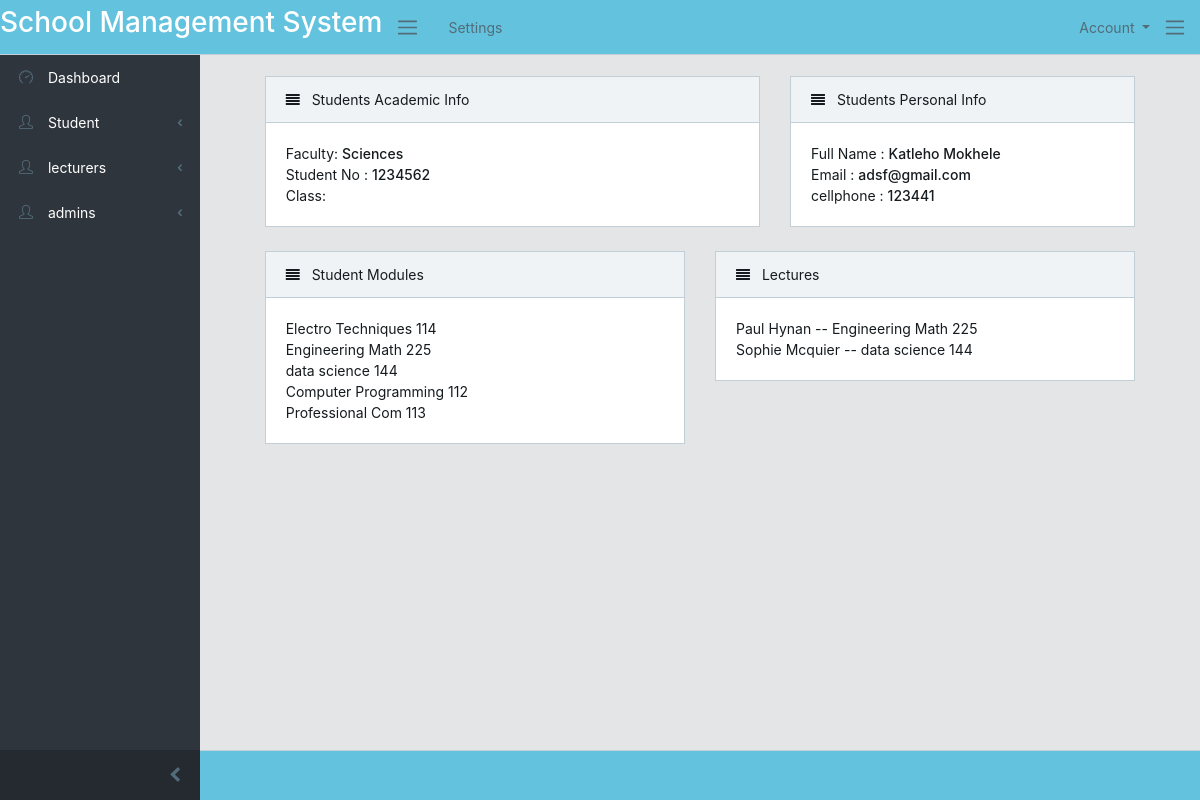
The app's page /students/1/ with its own data.
### students/models.py (models this page shows, shortened)
class StudentInfo(models.Model):
    name = models.OneToOneField(User, on_delete=models.CASCADE ,default=1 )
    full_name = models.CharField(max_length=100 ,null=True,blank=True )
    student_number = models.CharField(max_length=50, unique=True,null=True,blank=True)
    student_email = models.EmailField(null=True,blank=True)
    student_cellphone = models.CharField(max_length=100 ,null=True,blank=True )
    faculty_choice = (
        ("Education", "Education"),
        ("Enginnering", "Enginnering"),
         ("Law", "Law"),
          ("Humanities", "Humanities"),
           ("Arts", "Arts"),
            ("Sciences", "Sciences"),
            ("Health Science", "Health Sciences")
    )
    Faculty = models.CharField( choices=faculty_choice, max_length=100 ,null=True,blank=True )
    gender_choice = (
        ("male", "Male"),
        ("Female", "Female"),
    )
    gender = models.CharField(choices=gender_choice, max_length=10)
    modules = models.ManyToManyField(StudentModules,related_name="modules", blank=True)
    student_image = models.ImageField(blank=True  ,null=True)
    approved = models.BooleanField(default=False)

class StudentModules(models.Model):
    module_name = models.CharField(max_length=80 , null=True , blank=True)
    module_description = models.CharField(max_length=200 , null=True , blank=True)
    def __str__(self):
        return self.module_name

### lecturers/models.py (models this page shows, shortened)
class TeacherInfo(models.Model):
    name = models.OneToOneField(User, on_delete=models.CASCADE ,default=1 )
    full_name = models.CharField(max_length=100 ,null=True,blank=True )
    teacher_email = models.EmailField(unique=True ,null=True,blank=True)
    teacher_cellphone = models.CharField(max_length=100 ,null=True,blank=True )
    gender_choice = (
        ("male", "Male"),
        ("Female", "Female"),
    )
    gender = models.CharField(choices=gender_choice, max_length=10)
    faculty_choice = (
        ("Education", "Education"),
        ("Enginnering", "Enginnering"),
         ("Law", "Law"),
          ("Humanities", "Humanities"),
           ("Arts", "Arts"),
            ("Sciences", "Sciences"),
            ("Health Science", "Health Sciences")
    )
    module = models.ForeignKey("students.StudentModules", on_delete=models.SET_NULL , null=True , related_name="teacher_modules")
    Faculty = models.CharField( choices=faculty_choice, max_length=100 ,null=True,blank=True )
    lecturer_image = models.ImageField(blank=True  ,null=True)
    approved = models.BooleanField(default=False)

### students/views.py (the view)
# urls.py: path('<int:student_id>/', views.single_student, name='single_student'),
def single_student(request, student_id):
    single_student = get_object_or_404(StudentInfo, pk=student_id)
    context = { "single_student": single_student, }
    return render(request, "students/student_details.html", context)

### templates/students/student_details.html (shortened to what this page needs)
{% extends 'base/base.html' %}
{% load static %}
{% block content %}
<div class="container-fluid" style="width: 99%;">
<br>
<div class="row">
    <div class="col-lg-7">
        <div class="card">
            <div class="card-header">
                 <i class="fa fa-align-justify"></i> Students Academic Info
            </div>
            <div class="card-body">
                <tbody>
                    <tr>
                        <td>Faculty: <span style="font-weight: 500;">  {{ single_student.Faculty }} </span> </td>
                        <br>
                        <td>Student No : <span style="font-weight: 500;"> {{ single_student.student_number}} </span> </td>
                        <br>
                        <td>Class: </td>
                    </tr>
                </tbody>
            </div>
        </div>
    </div>
    <div class="col-lg-5">
        <div class="card">
            <div class="card-header">
                 <i class="fa fa-align-justify"></i> Students Personal Info
            </div>
            <div class="card-body">
                <div> Full Name : <span style="font-weight: 500;"> {{ single_student.full_name }} </span> </div>
                <div> Email : <span style="font-weight: 500;">  {{ single_student.student_email }}</span> </div>
                <div> cellphone : <span style="font-weight: 500;">  {{ single_student.student_cellphone }}</span> </div>
            </div>
        </div>
    </div>
</div>
<div class="row">
    <div class="col-lg-6">
        <div class="card">
            <div class="card-header">
                 <i class="fa fa-align-justify"></i> Student Modules
            </div>
            <div class="card-body">
                <tbody>
                    <tr>
                        {% for i in single_student.modules.all %}
                        <td>{{i}}</td>
                        <br>
                        {% empty %}
                            Admin Has not assigned Modules Yet
                        {% endfor %}
                    </tr>
                </tbody>
            </div>
        </div>
    </div>
    <div class="col-lg-6">
        <div class="card">
            <div class="card-header">
                 <i class="fa fa-align-justify"></i> Lectures
            </div>
            <div class="card-body">
                <tbody>
                    <tr>
                        {% for i in single_student.modules.all %}
                            {% with i.teacher_modules.all as lecturers %}
                                {% for lecturer in lecturers %}
                                    <td style="font-weight: 500;">  {{ lecturer.full_name }} -- {{lecturer.module.module_name}} </td>
                                    <br>
                                {% endfor %}
                            {% endwith %}
                        {% endfor %}
                    </tr>
                </tbody>
            </div>
        </div>
    </div>
</div>
</div>
{% endblock %}

### templates/base/base.html (shortened to what this page needs)
<!DOCTYPE html>
<html lang="en">
{% include 'base/header.html' %}
<body class="app header-fixed sidebar-fixed aside-menu-fixed aside-menu-hidden">
{% include 'base/navbar.html' %}
<div class="app-body">
    {% include 'base/sidebar.html' %}
    <main class="main">
        <div class="container-fluid">
            <div class="animated fadeIn">
                {% block content %}
                {% endblock %}
            </div>
        </div>
    </main>
</div>
{% include 'base/footer.html' %}
</body>
</html>

### templates/base/header.html (shortened to what this page needs)
{% load static %}
<head>
    <link href="{% static 'dist/vendors/css/font-awesome.min.css' %}" rel="stylesheet">
    <link href="{% static 'dist/vendors/css/simple-line-icons.min.css' %}" rel="stylesheet">
    <link href="{% static 'dist/css/style.css' %}" rel="stylesheet">
</head>

### templates/base/navbar.html (shortened to what this page needs)
{% load static %}
<header class="app-header navbar bg-info">
    <h2>School Management System</h2>
    <button class="navbar-toggler sidebar-toggler d-md-down-none" type="button">
        <span class="navbar-toggler-icon"></span>
    </button>
    <ul class="nav navbar-nav d-md-down-none">
        <li class="nav-item px-3">
            <a class="nav-link" href="#">Settings</a>
        </li>
    </ul>
    <ul class="nav navbar-nav ml-auto">
        <li class="nav-item dropdown">
            <a class="nav-link dropdown-toggle nav-link" data-toggle="dropdown" href="#" role="button"
               aria-haspopup="true" aria-expanded="false"> Account
            </a>
        </li>
    </ul>
    <button class="navbar-toggler aside-menu-toggler" type="button">
        <span class="navbar-toggler-icon"></span>
    </button>
</header>

### templates/base/sidebar.html (shortened to what this page needs)
{% load static %}
<div class="sidebar" style="background-color: #2e353d">
    <nav class="sidebar-nav">
        <ul class="nav">
            <li class="nav-item">
                <a class="nav-link" href="{% url 'home' %}"><i class="icon-speedometer"></i> Dashboard</a>
            </li>
            {% if logged_in_as_student in students %}
            <li class="nav-item nav-dropdown">
                    <li class="nav-item">
                        <a class="nav-link" href="#">
                            <i class="nav-icon icon-puzzle"></i> Edit Profile</a>
                    </li>
                    <li class="nav-item">
                        <a class="nav-link" href="{% url 'students:attendance_count' %}">
                            <i class="nav-icon icon-puzzle"></i> Attendance</a>
                    </li>
            </li>
            <div class=" d-none ">
                    <li class="nav-item nav-dropdown">
                        <a class="nav-link nav-dropdown-toggle" href="#">
                            <i class="nav-icon icon-user"></i> Student</a>
                        <ul class="nav-dropdown-items">
                            <li class="nav-item">
                                <a class="nav-link" href="{% url 'students:student_list' %}">
                                    <i class="nav-icon icon-puzzle"></i> Student List</a>
                            </li>
                            <li class="nav-item">
                                <a class="nav-link" href="{% url 'students:attendance_count' %}">
                                    <i class="nav-icon icon-puzzle"></i> Attendance</a>
                            </li>
                            <li class="nav-item">
                                <a class="nav-link" href="{% url 'students:student_regi' %}">
                                    <i class="nav-icon icon-puzzle"></i> Registration</a>
                            </li>
                        </ul>
                    </li>
                    <li class="nav-item nav-dropdown">
                        <a class="nav-link nav-dropdown-toggle" href="#">
                            <i class="nav-icon icon-user"></i> lecturers</a>
                        <ul class="nav-dropdown-items">
                            <li class="nav-item">
                                <a class="nav-link" href="{% url 'lecturers:teacher_list' %}">
                                    <i class="nav-icon icon-puzzle"></i> Teacher List</a>
                            </li>
                            <li class="nav-item">
                                <a class="nav-link" href="{% url 'lecturers:create_teacher' %}">
                                    <i class="nav-icon icon-puzzle"></i> Create New Teacher</a>
                            </li>
                        </ul>
                    </li>
                        </div>
                    {% else %}
                    <li class="nav-item nav-dropdown">
                        <a class="nav-link nav-dropdown-toggle" href="#">
                            <i class="nav-icon icon-user"></i> Student</a>
                    </li>
                    <li class="nav-item nav-dropdown">
                        <a class="nav-link nav-dropdown-toggle" href="#">
                            <i class="nav-icon icon-user"></i> lecturers</a>
                    </li>
                    <li class="nav-item nav-dropdown">
                        <a class="nav-link nav-dropdown-toggle" href="#">
                            <i class="nav-icon icon-user"></i> admins</a>
                    </li>
            {% endif %}
        </ul>
    </nav>
    <button class="sidebar-minimizer brand-minimizer" type="button"></button>
</div>

### templates/base/asidebar.html (shortened to what this page needs)
{% load static %}

### templates/base/footer.html
<footer class="app-footer bg-info">
</footer>

### templates/base/js.html (shortened to what this page needs)
{% load static %}

### records on screen
StudentInfo: Faculty "Sciences", student_number "1234562", full_name "Katleho Mokhele", student_email "adsf@gmail.com", student_cellphone "123441"
StudentModules: module_name "Electro Techniques 114"
StudentModules: module_name "Engineering Math 225"
StudentModules: module_name "data science 144"
StudentModules: module_name "Computer Programming 112"
StudentModules: module_name "Professional Com 113"
TeacherInfo: full_name "Paul Hynan", module.module_name "Engineering Math 225"
TeacherInfo: full_name "Sophie Mcquier", module.module_name "data science 144"
